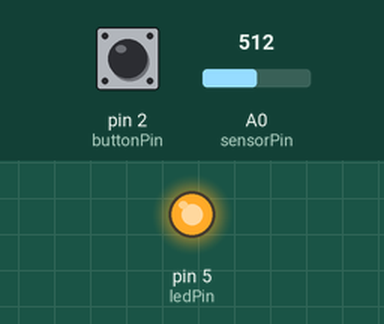
A sketch run on a simulated Arduino Uno, built with avr-gcc and run on an emulated ATmega328P. Shown: output pins drawn as LEDs (lit = HIGH). The inputs (shaded band) are chosen by the test bench; at power-on: pin 2 (buttonPin) HIGH, A0 (sensorPin) = 512. What the sketch prints to the serial monitor is not drawn.

Above: at 1.2 s.
1.3 s: pin 2 (buttonPin) pulled LOW for 1 s
At 3.0 s:
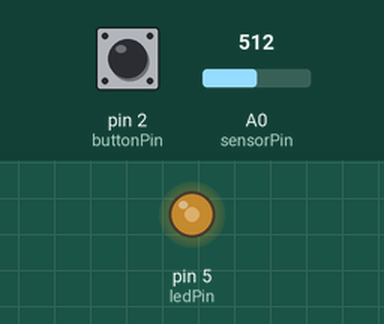
3.8 s: A0 (sensorPin) set to 716
At 4.5 s:
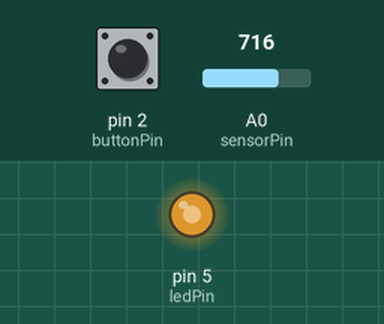
5.3 s: A0 (sensorPin) set to 0
At 5.7 s:
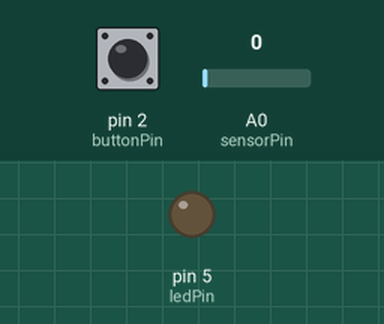
6.8 s: A0 (sensorPin) set to 3
8.3 s: A0 (sensorPin) set to 6
At 9.1 s:
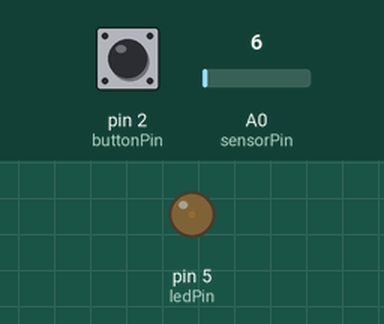
9.8 s: A0 (sensorPin) set to 511
At 10.2 s:
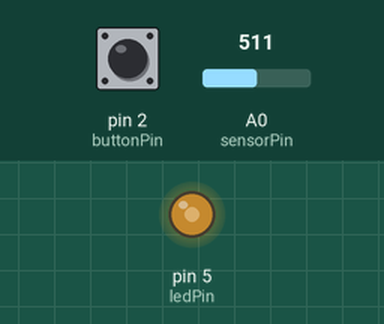
Timing chart, 0 to 12.3 s (numbered marks = the images above; inputs shaded):
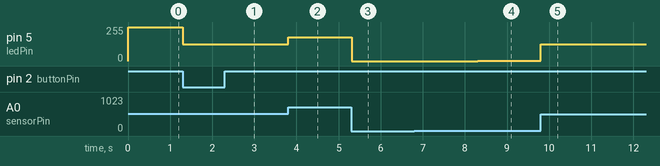

The sketch:

_02___.ino
```cpp
int sensorPin = A0;    // 传感器检测A0
int ledPin = 5;      //LED
const int buttonPin = 2;
int buttonState;
int sensorValue = 0; //读取中间阻值

bool button = false; // 记录LED灯的状态
bool buttonPressed = false; // 记录按钮是否已经被按下
//int lastButtonState = LOW; // 记录上一次按钮的状态

void show()
{
  sensorValue = analogRead(sensorPin);//读取中间阻值
  int ledValue = map(sensorValue,0,1023,0,255);//映射相当于除4
  Serial.println(sensorValue);//检测
  analogWrite(ledPin, ledValue);
}


void setup() {
  pinMode(ledPin, OUTPUT);
  pinMode(buttonPin, INPUT_PULLUP);
  Serial.begin(9600);//端口检测

}

void loop() {
  buttonState=digitalRead(buttonPin);
  if(buttonState==LOW)//按下开关
  {
    buttonPressed = true;
    show();
    delay(100);
   }
   if (buttonState==HIGH && buttonPressed == true)
  {
    button=!button;//切换
    buttonPressed = false; // 重置按钮按下状态
   }


  if(button==true){
      show();
  }
  else
  {
    //Serial.println(button); //检测
    analogWrite(ledPin, 255);
  }


}
```

Measured:
- after the input at 1.3 s, pin 5 (ledPin): 255/255 → 127/255 at once
- after the input at 3.8 s, pin 5 (ledPin): 127/255 → 178/255 at once
- after the input at 5.3 s, pin 5 (ledPin): 178/255 → 0/255 at once
- after the input at 8.3 s, pin 5 (ledPin): 0/255 → 1/255 at once
- after the input at 9.8 s, pin 5 (ledPin): 1/255 → 127/255 at once
